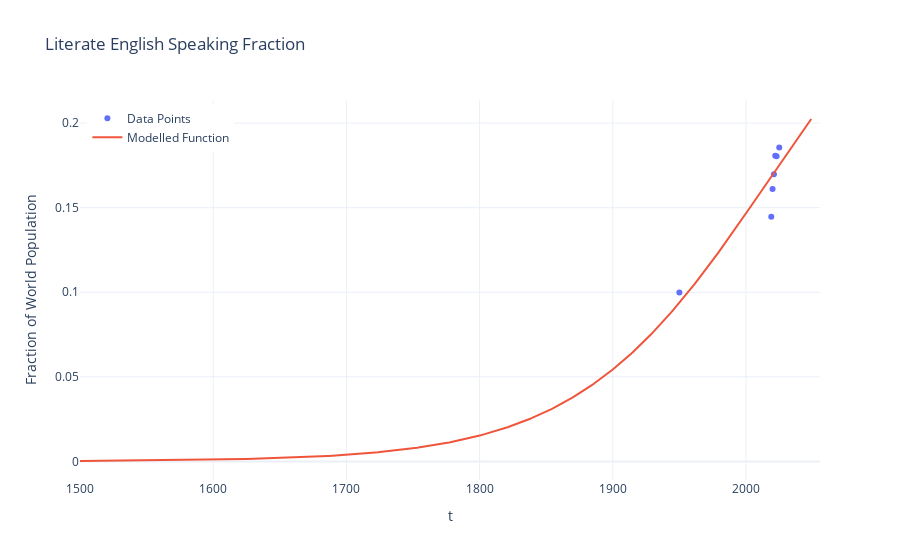

Notebook code cell kept with this figure:
### Markdown cell above
# English Speaking Fraction

### Code cell
english_speakers_data_x = np.array([1950, 2019, 2020, 2021, 2022, 2023, 2025])
english_speakers_total = np.array([249000000, 1130000000, 1270000000, 1350000000, 1450000000, 1460000000, 1528000000])
english_speakers_data_y = english_speakers_total / P(english_speakers_data_x)
for i, _ in enumerate(english_speakers_total):
    print(english_speakers_total[i]/P(english_speakers_data_x[i]))
def E(t, E_max=0.33, k_E=0.014, t_E=2016):
    return E_max / (1 + np.exp(-k_E * (t - t_E)))

# Create plot
fig = plot_against_data(E, total_years, english_speakers_data_x, english_speakers_data_y, 'Literate English Speaking Fraction', 'Fraction of World Population')
fig.show()

### Figure 1 — Plotly figure (JSON) as saved in the notebook; plotly's stock layout.template omitted (floating-point values rounded to 4 significant figures; data arrays with more than 128 entries replaced by an {"elided": "..."} marker saying what was removed)
{"data": [{"line": {"width": 2}, "mode": "markers", "name": "Data Points", "x": [1950, 2019, 2020, 2021, 2022, 2023, 2025], "y": [0.09988, 0.1447, 0.161, 0.1697, 0.1808, 0.1804, 0.1856], "type": "scatter"}, {"line": {"width": 2}, "mode": "lines", "name": "Modelled Function", "x": {"elided": "550 int values"}, "y": {"elided": "550 float values"}, "type": "scatter"}], "layout": {"legend": {"yanchor": "top", "y": 0.99, "xanchor": "left", "x": 0.01}, "title": {"text": "Literate English Speaking Fraction"}, "xaxis": {"title": {"text": "t"}}, "yaxis": {"title": {"text": "Fraction of World Population"}}, "hovermode": "x unified", "showlegend": true}}
